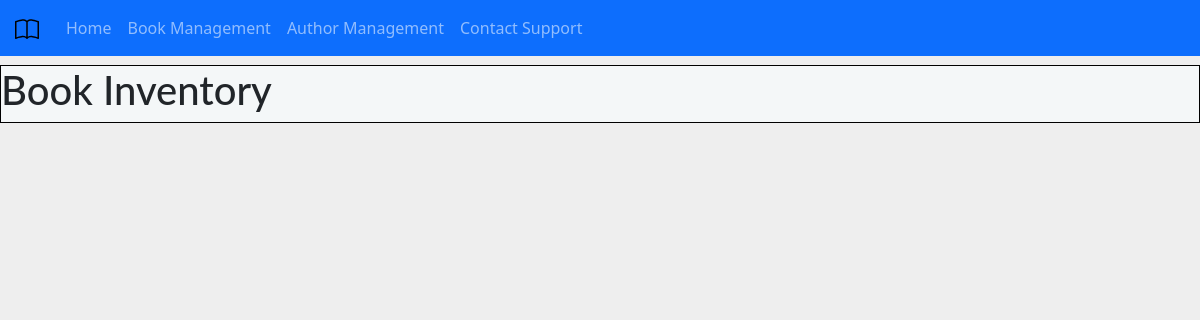
/book_manager/book_catalog/, run on an earlier commit of the app's database.
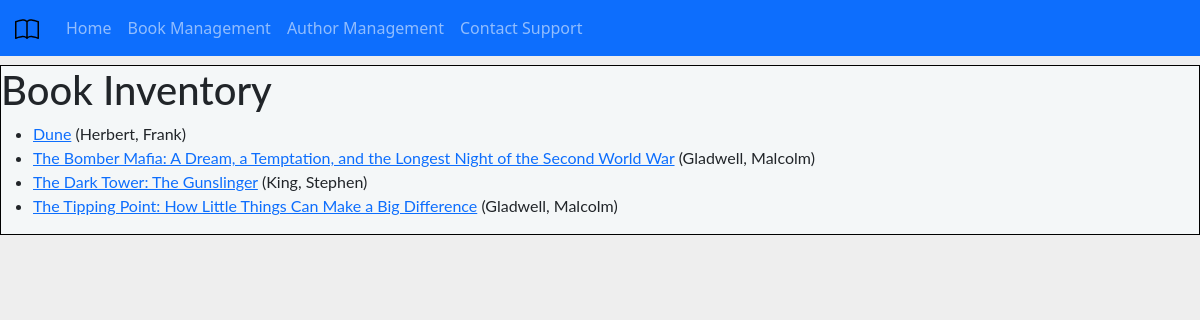
And on a later commit of the database.
### book_manager/models.py (models this page shows, shortened)
class Book(models.Model):
    title = models.CharField(max_length=200)
    author = models.ForeignKey('Author', on_delete=models.SET_NULL, null=True)
    synopsis = models.TextField(max_length=1000, help_text='A summary of the book content.')
    isbn = models.CharField('ISBN', max_length=13, unique=True, help_text='13-digit ISBN')
    price = models.DecimalField('Price', max_digits=5, decimal_places=2)
    quantity = models.IntegerField('Quantity', help_text='Quanity in stock.')
    genre = models.ForeignKey(Genre, help_text='Select genre.' , on_delete=models.SET_NULL, null=True)
    def get_absolute_url(self):
        return reverse('book-info', args=[str(self.id)])

class Author(models.Model):
    first_name = models.CharField(max_length=100)
    last_name = models.CharField(max_length=100)
    date_of_birth = models.DateField('Birth', null=True, blank=True)
    date_of_death = models.DateField('Death', null=True, blank=True)
    class Meta:
        ordering = ['last_name', 'first_name']
    def __str__(self):
        return f'{self.last_name}, {self.first_name}'

### book_manager/views.py (the view)
# urls.py: path('book_catalog/', views.BookCatalog.as_view(), name='book-catalog'),
class BookCatalog(generic.ListView):
    model = Book
    context_object_name = 'book_catalog'
    template_name = 'book_manager/bookcatalog.html'
    def get_queryset(self):
        return Book.objects.order_by('title')

### book_manager/templates/book_manager/bookcatalog.html
{% extends 'book_manager/base/base.html' %}
{% block content %}
    <h1>Book Inventory</h1>
    {% if book_catalog %}
    <ul>
        {% for book in book_catalog%}
        <li>
            <a href="{{ book.get_absolute_url }}">{{ book.title }}</a> ({{book.author}})
        </li>
        {% endfor %}
    </ul>
    {% endif %}
{% endblock %}

### book_manager/templates/book_manager/base/base.html (shortened to what this page needs)
<!DOCTYPE html>
{% load static %}
<html lang="en">
<head>
    <link href="https://cdn.jsdelivr.net/npm/bootstrap@5.1.3/dist/css/bootstrap.min.css" rel="stylesheet"
>
     <link rel="stylesheet" href="{% static 'book_manager/styles/base.css' %}">
</head>
<body>
    <header>
        <nav class="navbar navbar-expand-lg navbar-dark bg-primary fixed-top">
        <div class="container-fluid">
            <a class="navbar-brand"><img src={% static "book_manager/images/book.svg" %} alt="" width="30" height="24"></a>
            <div class="collapse navbar-collapse" id="navbarNavAltMarkup">
                <div class="navbar-nav">
                    {% url 'index' as url %}
                    <a class="nav-link {% if request.path == url %}active{% endif %}" aria-current="page" href="{{ url }}">Home</a>
                    {% url 'book-management' as url %}
                    <a class="nav-link {% if request.path == url %}active{% endif %}" aria-current="page" href="{{ url }}">Book Management</a>
                    {% url 'author-management' as url %}
                    <a class="nav-link {% if request.path == url %}active{% endif %}" aria-current="page" href="{{ url }}">Author Management</a>
                    {% url 'contact' as url %}
                    <a class="nav-link {% if request.path == url %}active{% endif %}" aria-current="page" href="{{ url }}">Contact Support</a>
                </div>
            </div>
        </div>
    </nav>
    </header>
    <section>
        {% block content %}{% endblock %}
    </section>
</body>
</html>

### book_manager/static/book_manager/styles/base.css (style rules this page uses)
body { background: #EEE; padding-top: 65px; }
section { background: #f4f7f8; border: 1px solid black; font-family: 'Lato', sans-serif; overflow: scroll; }

What changed in the data, as far as the page shows it:
added Book: title "Dune", author "Herbert, Frank"
added Book: title "The Bomber Mafia: A Dream, a Temptation, and the Longest Night of the Second World War", author "Gladwell, Malcolm"
added Book: title "The Dark Tower: The Gunslinger", author "King, Stephen"
added Book: title "The Tipping Point: How Little Things Can Make a Big Difference", author "Gladwell, Malcolm"
